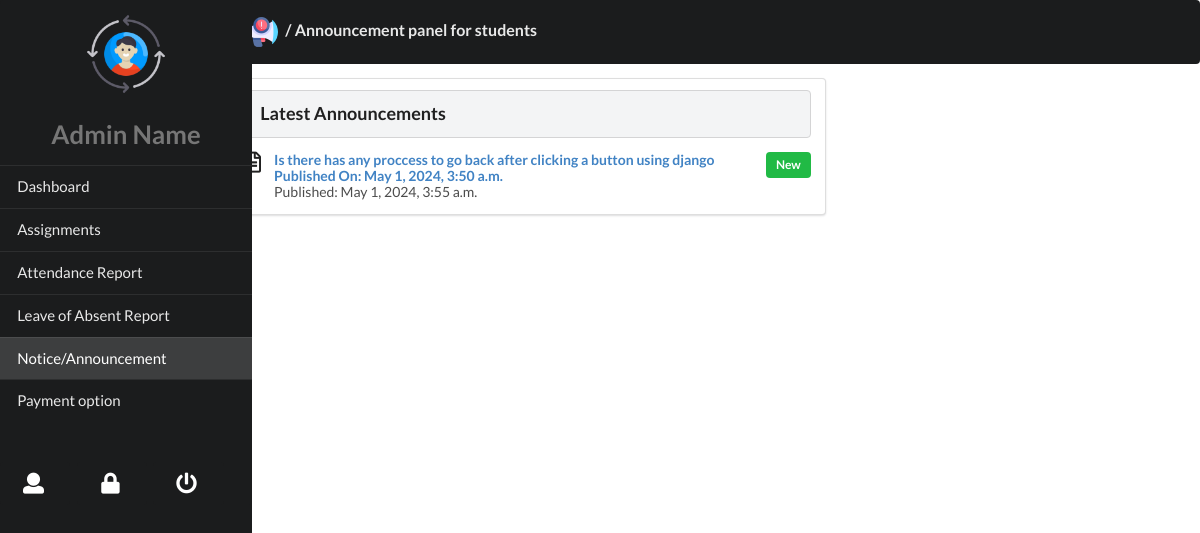
Page /student/stnotice/ on the committed database.
### superadminmanagement/models.py (models this page shows, shortened)
class Notice(models.Model):
    category_choice = {
        ('1', 'All'),
        ('2', 'Students'),
        ('3', 'Teachers'),
        ('4', 'Staffs'),
        ('5', 'Students & Teachers'),
        ('6', 'Staffs & Teachers'),
        ('7', 'Administrations'),
    }
    ACTION_CHOICE = {
        ('1', 'Publish'),
        ('0', 'Save as Draft'),
    }
    notice_subject  = models.CharField(max_length=255)
    notice_body     = RichTextField()
    publish_date    = models.DateTimeField(auto_now_add=True)
    publish_category = models.CharField(max_length=20, choices=category_choice, default=1)
    active_status   = models.CharField(max_length=2, choices=ACTION_CHOICE, default=1)
    class Meta:
        ordering = ['-publish_date']

### studentmanagement/views.py (the view)
# urls.py: path('stnotice/', views.StudentNotice.as_view(), name="StNotice"),
class StudentNotice(ListView):
    model = Notice
    template_name = 'student/noticeboard.html'
    context_object_name = 'notice'
    def get_context_data(self, **kwargs):
        context =  super().get_context_data(**kwargs)
        context['mynotice'] = Notice.objects.filter(publish_category=1)
        context['pagetitle'] = 'Announcement for Students'
        context['paneltitle'] = 'Announcement panel for students'
        context['active_st_notice'] = True
        return context

### templates/student/noticeboard.html (shortened to what this page needs)
{% extends 'adminpanel.html' %}
{% load static %}
{% block body %}
<div class="thirteen wide column">
    <h1 class="ui inverted large segment">
    <img src="{% static '/img/notice.png' %}" class="ui avatar inline image"> /
    {{paneltitle}}
    </h1>
    <div class="ui grid">
        <div class="ten wide column">
            <div class="ui segment">
                <h3 class="ui top block header">Latest Announcements</h3>
                <div class="ui relaxed divided list">
                    {% for notice in mynotice %}
                    <div class="item">
                        <i class="file alternate outline middle large aligned icon"></i>
                        <div class="content">
                            <div class="ui right floated content">
                                <span class="ui green label">New</span>
                            </div>
                            <a class="header">{{notice.notice_subject}}</a>
                            <div class="description">Published: {{notice.publish_date}}</div>
                        </div>
                    </div>
                    {% endfor %}
                </div>
                </div>
            </div>
        </div>
    </div>
</div>
{% endblock %}

### static/css/main.css (style rules this page uses)
.header { z-index: 1000; }

### rows in the picture
Notice: notice_subject "Is there has any proccess to go back after clicking a button using django Published On: May 1, 2024, 3:50 a.m.", publish_date "May 1, 2024, 3:55 a.m."

### other values in the picture
{{ paneltitle }} "Announcement panel for students"
